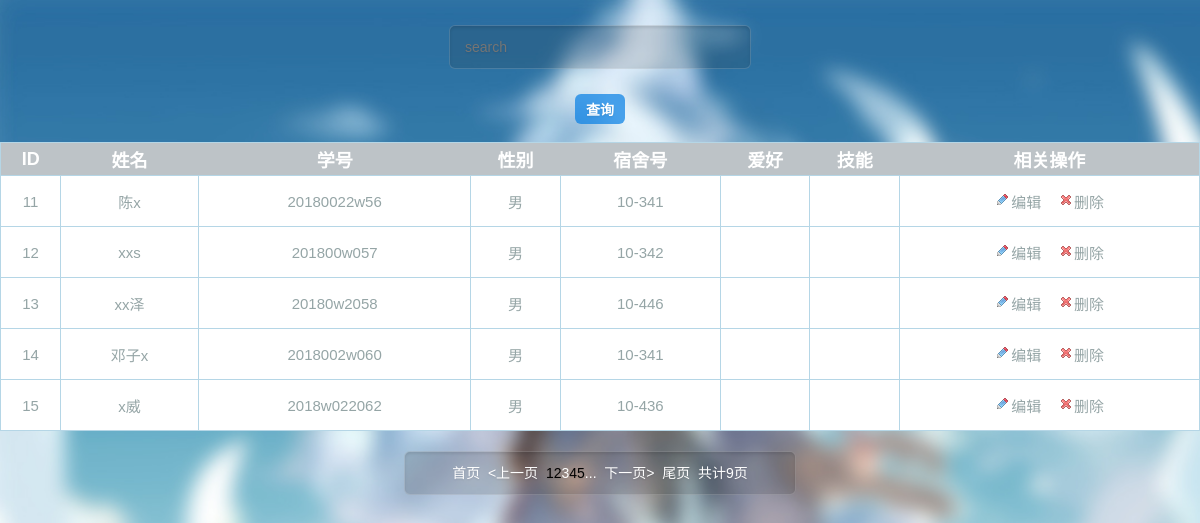
Page /index_contain/test.php?page=3 on the committed database.
### tables this page shows
CREATE TABLE   students
(
     id 	int   primary key auto_increment,
     s_name 	varchar(300),
     s_num 	varchar(300),
     sex 	varchar(300),
     d_num 	varchar(255),
     s_hb       varchar(255),
     skill      text
)charset=utf8;

### function.php (called while the page is built, shortened)
<?php
function query($sql){
    if($result = mysql_query($sql)){
        return $result;
    }else{
        echo 'SQL执行失败<br>';
        echo '错误的SQL为：'.$sql;
        echo '错误代码为：'.mysql_errno();
        echo '错误信息为：'.mysql_error();
        die;
    }
}
function fetchAll($sql){
    if($res = query($sql)){
        $rows = array();
        while($row = mysql_fetch_array($res)){
            $rows[] = $row;
        }
        return($rows);
    }else{
        return false;
    }
}

### index_contain/index_html.php (the view, shortened to what this page needs)
<!doctype html>
<html>
 <head>
  <link type="text/css" rel="stylesheet" href="../CSS/index_html.css">
 </head>
 <body>
	<form action="../index_contain/test.php" method="post">
		<div class="box">
                    <div class="search">
                    <input type="text" placeholder="search" name="s_name">
                </div>
                    <button class="in_ser"type="submit" >查询</button>
                        <br>
                <br/>
                <div class="content">
		<table border="1">
			<tr>
                            <th width="5%"><a href="../index_contain/test.php?order=id&sort=<?php echo ($order = 'id') ? $sort : 'desc' ?> ">ID</a></th>
				<th>姓名</th>
                                <th><a href="../index_contain/test.php?order=s_num&sort=<?php echo ($order = 's_num') ? $sort : 'desc' ?> ">学号</a></th>
				<th>性别</th><th>宿舍号</th>
                                <th>爱好</th>
                                <th>技能</th>
				<th width="25%">相关操作</th>
			</tr>
			<?php if(!empty($students_info)){ ?>
			<?php foreach($students_info as $row){ ?>
			<tr>
				 <td><?php echo $row['id']; ?></td>
				 <td><?php echo $row['s_name']; ?></td>
				 <td><?php echo $row['s_num']; ?></td>
				 <td><?php echo $row['sex']; ?></td>
				 <td><?php echo $row['d_num']; ?></td>
                                 <td><?php echo $row['s_hb']; ?></td>
                                  <td><?php echo $row['skill']; ?></td>
				 <td>
					<div align="center">
						<span>
                                                    <img  src="../images/edt.gif" width="16" height="16" /><a class="up_a" href="<?php echo '../stu_update/update.php?id='.$row['id'] ?>">编辑</a>&nbsp; &nbsp;
							<a class="up_a" href="<?php echo './del.php?id='.$row['id'] ?>"><img  src="../images/del.gif" width="16" height="16" />删除</a>
						</span>
					</div>
				</td>
			</tr>
			<?php } ?>
			<?php }else{ ?>
			<tr><td colspan="7">查询的结果不存在！</td></tr>
			<?php } ?>
		</table>
                     </div>
                <div class="page_div">
                    <div class="page"><?php echo $page_banner; ?></div>
                </div>
        </div>
        </form>
 </body>
</html>

### CSS/index_html.css (style rules this page uses)
body { background-image: url("../images/201_1.jpg");margin:0;padding:0;background-attachment: fixed;background-size: cover; text-align: center;background-repeat: no-repeat; }
.box { width: 100%;text-align: center; }
.box table { margin: 0 auto;width:1200px;padding: 20px;border-collapse:collapse;font-size:12px;border:1px solid #B5D6E6;min-width:460px; }
.box table th,.box table td { height:30px;border:1px solid #B5D6E6;color: #fff;font-family: sans-serif;font-size: 18px; }
.box table th a { color:#fff;font-family: sans-serif;font-size: 18px; }
.box table th { background-color:#bdc3c7;border:none; }
.box table td { background-color:#fff;text-align:center;color: #95a5a6;font-size: 15px;padding: 10px; }
.box a { color:#000;text-decoration:none; }
.box .up_a { color: #95a5a6; }
div.page { margin: 0 auto;width:340px;height:42px;line-height:42px;margin-top: 20px;padding:0 25px;background:#2d2d2d;background:rgba(45,45,45,.15);-moz-border-radius:6px;-webkit-border-radius:6px;border-radius:6px;border:1px solid #3d3d3d;border:1px solid rgba(255,255,255,.15);-moz-box-shadow:0 2px 3px 0 rgba(0,0,0,.1) inset;-webkit-box-shadow:0 2px 3px 0 rgba(0,0,0,.1) inset;box-shadow:0 2px 3px 0 rgba(0,0,0,.1) inset;font-family:"Microsoft YaHei",Helvetica,Arial,sans-serif;font-size:14px;color:#fff;text-shadow:0 1px 2px rgba(0,0,0,.1);-o-transition:all .2s;-moz-transition:all .2s;-webkit-transition:all .2s;-ms-transition:all .2s }
.search input { width:270px;height:42px;line-height:42px;margin-top:25px;padding:0 15px;background:#2d2d2d;background:rgba(45,45,45,.15);-moz-border-radius:6px;-webkit-border-radius:6px;border-radius:6px;border:1px solid #3d3d3d;border:1px solid rgba(255,255,255,.15);-moz-box-shadow:0 2px 3px 0 rgba(0,0,0,.1) inset;-webkit-box-shadow:0 2px 3px 0 rgba(0,0,0,.1) inset;box-shadow:0 2px 3px 0 rgba(0,0,0,.1) inset;font-family:"Microsoft YaHei",Helvetica,Arial,sans-serif;font-size:14px;color:#fff;text-shadow:0 1px 2px rgba(0,0,0,.1);-o-transition:all .2s;-moz-transition:all .2s;-webkit-transition:all .2s;-ms-transition:all .2s }
button { cursor:pointer;margin-top:30px;width:50px;height:30px;margin-top:25px;padding:0; background: rgba(6, 127, 228, 0.71);-moz-border-radius:6px;-webkit-border-radius:6px;border-radius:6px;border:0;-moz-box-shadow:0 15px 30px 0 rgba(255,255,255,.25) inset,0 2px 7px 0 rgba(0,0,0,.2);font-family:"Microsoft YaHei",Helvetica,Arial,sans-serif;font-size:14px;font-weight:700;color:#fff;text-shadow:0 1px 2px rgba(0,0,0,.1);-o-transition:all .2s;-moz-transition:all .2s;-webkit-transition:all .2s;-ms-transition:all .2s }

### rows in the picture
students: id "11", s_name "陈x", s_num "20180022w56", sex "男", d_num "10-341"
students: id "12", s_name "xxs", s_num "201800w057", sex "男", d_num "10-342"
students: id "13", s_name "xx泽", s_num "20180w2058", sex "男", d_num "10-446"
students: id "14", s_name "邓子x", s_num "2018002w060", sex "男", d_num "10-341"
students: id "15", s_name "x威", s_num "2018w022062", sex "男", d_num "10-436"

### other values in the picture
$page_banner "..."
$total_pages "9"
